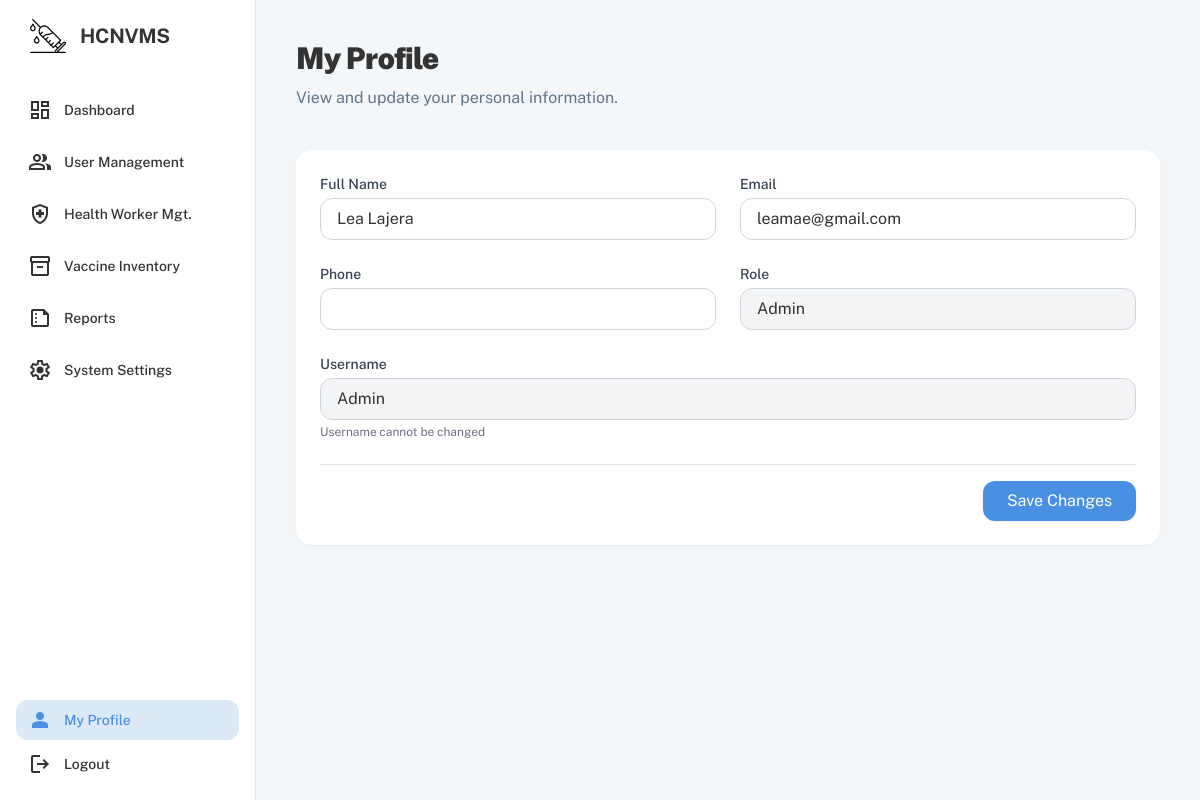
Screenshot of /admin/profile.php (signed in) with the database file from the repository.
### tables this page shows
CREATE TABLE `users` (
  `id` int(10) UNSIGNED NOT NULL,
  `username` varchar(100) NOT NULL,
  `password_hash` varchar(255) NOT NULL,
  `role` enum('admin','health_worker','patient') NOT NULL DEFAULT 'patient',
  `full_name` varchar(255) DEFAULT NULL,
  `email` varchar(255) DEFAULT NULL,
  `created_at` timestamp NOT NULL DEFAULT current_timestamp(),
  `status` enum('active','inactive') NOT NULL DEFAULT 'active',
  `phone` varchar(30) DEFAULT NULL,
  `avatar_url` varchar(512) DEFAULT NULL,
  `last_login` datetime DEFAULT NULL,
  `updated_at` timestamp NULL DEFAULT NULL ON UPDATE current_timestamp()
);

### admin/profile.php (the view, shortened to what this page needs)
<?php
require_once __DIR__ . '/../config/db.php';
$admin_id = $_SESSION['user_id'];
$stmt = $mysqli->prepare("SELECT * FROM users WHERE id = ?");
$stmt->bind_param('i', $admin_id);
$stmt->execute();
$result = $stmt->get_result();
$admin = $result->fetch_assoc();
?>
<!DOCTYPE html>
<html class="light" lang="en">
<head>
    <script src="https://cdn.tailwindcss.com?plugins=forms,container-queries"></script>
</head>
<body class="font-display bg-background-light dark:bg-background-dark text-text-light dark:text-text-dark">
    <div class="relative flex min-h-screen w-full flex-row">
        <aside
            class="flex h-screen w-64 flex-col justify-between bg-surface dark:bg-surface-dark p-4 border-r border-border-light dark:border-border-dark sticky top-0">
            <div class="flex flex-col gap-8">
                <div class="flex items-center gap-3 px-3 text-primary">
                    <img src="/HealthCenter/assets/hcnvms.png" alt="HCNVMS" class="h-10 w-auto" />
                    <h2 class="text-text-light dark:text-text-dark text-xl font-bold leading-tight tracking-[-0.015em]">
                        HCNVMS</h2>
                </div>
                <div class="flex flex-col gap-2">
                    <a class="flex items-center gap-3 px-3 py-2.5 rounded-lg hover:bg-primary/10 dark:hover:bg-primary/20"
                        href="/HealthCenter/admin/admin_dashboard.php">
                        <span class="material-symbols-outlined">dashboard</span>
                        <p class="text-sm font-medium leading-normal">Dashboard</p>
                    </a>
                    <a class="flex items-center gap-3 px-3 py-2.5 rounded-lg hover:bg-primary/10 dark:hover:bg-primary/20"
                        href="/HealthCenter/admin/user_management.php">
                        <span class="material-symbols-outlined">group</span>
                        <p class="text-sm font-medium leading-normal">User Management</p>
                    </a>
                    <a class="flex items-center gap-3 px-3 py-2.5 rounded-lg hover:bg-primary/10 dark:hover:bg-primary/20"
                        href="/HealthCenter/admin/health_worker_management.php">
                        <span class="material-symbols-outlined">health_and_safety</span>
                        <p class="text-sm font-medium leading-normal">Health Worker Mgt.</p>
                    </a>
                    <a class="flex items-center gap-3 px-3 py-2.5 rounded-lg hover:bg-primary/10 dark:hover:bg-primary/20"
                        href="/HealthCenter/admin/vaccine_inventory.php">
                        <span class="material-symbols-outlined">inventory_2</span>
                        <p class="text-sm font-medium leading-normal">Vaccine Inventory</p>
                    </a>
                    <a class="flex items-center gap-3 px-3 py-2.5 rounded-lg hover:bg-primary/10 dark:hover:bg-primary/20"
                        href="/HealthCenter/admin/reports.php">
                        <span class="material-symbols-outlined">summarize</span>
                        <p class="text-sm font-medium leading-normal">Reports</p>
                    </a>
                    <a class="flex items-center gap-3 px-3 py-2.5 rounded-lg hover:bg-primary/10 dark:hover:bg-primary/20"
                        href="/HealthCenter/admin/system_settings.php">
                        <span class="material-symbols-outlined">settings</span>
                        <p class="text-sm font-medium leading-normal">System Settings</p>
                    </a>
                </div>
            </div>
            <div class="mt-auto flex flex-col gap-1">
                <a class="flex items-center gap-3 px-3 py-2 rounded-lg bg-primary/20 text-primary"
                    href="/HealthCenter/admin/profile.php">
                    <span class="material-symbols-outlined" style="font-variation-settings: 'FILL' 1;">person</span>
                    <p class="text-sm font-medium">My Profile</p>
                </a>
                <a class="flex items-center gap-3 px-3 py-2 rounded-lg hover:bg-primary/10 dark:hover:bg-primary/20"
                    href="/HealthCenter/auth/logout.php">
                    <span class="material-symbols-outlined">logout</span>
                    <p class="text-sm font-medium">Logout</p>
                </a>
            </div>
        </aside>
        <div class="flex flex-1 flex-col">
            <main class="flex flex-col flex-1 p-6 lg:p-10 gap-6 lg:gap-10">
                <div class="flex flex-wrap justify-between gap-3">
                    <div class="flex min-w-72 flex-col gap-2">
                        <p class="text-text-light dark:text-text-dark text-3xl font-black leading-tight tracking-tight">
                            My Profile</p>
                        <p
                            class="text-text-secondary-light dark:text-text-secondary-dark text-base font-normal leading-normal">
                            View and update your personal information.</p>
                    </div>
                </div>
                <div class="bg-white dark:bg-gray-800 rounded-xl shadow-sm overflow-hidden">
                    <div class="p-6">
                        <form method="POST" class="space-y-6">
                            <div class="grid grid-cols-1 md:grid-cols-2 gap-6">
                                <div>
                                    <label class="block text-sm font-medium text-gray-700 dark:text-gray-300 mb-1">Full
                                        Name</label>
                                    <input type="text" name="full_name"
                                        value="<?= htmlspecialchars($admin['full_name'] ?? '') ?>"
                                        class="w-full rounded-lg border border-gray-300 dark:border-gray-700 bg-white dark:bg-gray-900 px-4 py-2 focus:ring-2 focus:ring-primary/50 focus:border-primary">
                                </div>
                                <div>
                                    <label
                                        class="block text-sm font-medium text-gray-700 dark:text-gray-300 mb-1">Email</label>
                                    <input type="email" name="email"
                                        value="<?= htmlspecialchars($admin['email'] ?? '') ?>"
                                        class="w-full rounded-lg border border-gray-300 dark:border-gray-700 bg-white dark:bg-gray-900 px-4 py-2 focus:ring-2 focus:ring-primary/50 focus:border-primary">
                                </div>
                                <div>
                                    <label
                                        class="block text-sm font-medium text-gray-700 dark:text-gray-300 mb-1">Phone</label>
                                    <input type="tel" name="phone"
                                        value="<?= htmlspecialchars($admin['phone'] ?? '') ?>"
                                        class="w-full rounded-lg border border-gray-300 dark:border-gray-700 bg-white dark:bg-gray-900 px-4 py-2 focus:ring-2 focus:ring-primary/50 focus:border-primary">
                                </div>
                                <div>
                                    <label
                                        class="block text-sm font-medium text-gray-700 dark:text-gray-300 mb-1">Role</label>
                                    <input type="text"
                                        value="<?= htmlspecialchars(ucfirst($admin['role'] ?? 'Admin')) ?>"
                                        class="w-full rounded-lg border border-gray-300 dark:border-gray-700 bg-gray-100 dark:bg-gray-700 px-4 py-2 cursor-not-allowed"
                                        disabled>
                                </div>
                                <div class="md:col-span-2">
                                    <label
                                        class="block text-sm font-medium text-gray-700 dark:text-gray-300 mb-1">Username</label>
                                    <input type="text" value="<?= htmlspecialchars($admin['username'] ?? '') ?>"
                                        class="w-full rounded-lg border border-gray-300 dark:border-gray-700 bg-gray-100 dark:bg-gray-700 px-4 py-2 cursor-not-allowed"
                                        disabled>
                                    <p class="mt-1 text-xs text-gray-500 dark:text-gray-400">Username cannot be changed
                                    </p>
                                </div>
                            </div>
                            <div class="pt-4 border-t border-gray-200 dark:border-gray-700 flex justify-end">
                                <button type="submit"
                                    class="px-6 py-2 bg-primary hover:bg-primary/90 text-white rounded-lg shadow-sm transition-colors duration-200">
                                    Save Changes
                                </button>
                            </div>
                        </form>
                    </div>
                </div>
        </div>
    </div>
</body>
</html>

### admin/profile.php (style rules this page uses)
.material-symbols-outlined { font-variation-settings: 'FILL' 0, 'wght' 400, 'GRAD' 0, 'opsz' 24; }

### rows the page displays
users: full_name "Lea Lajera", email "leamae@gmail.com", role "Admin", username "Admin"
